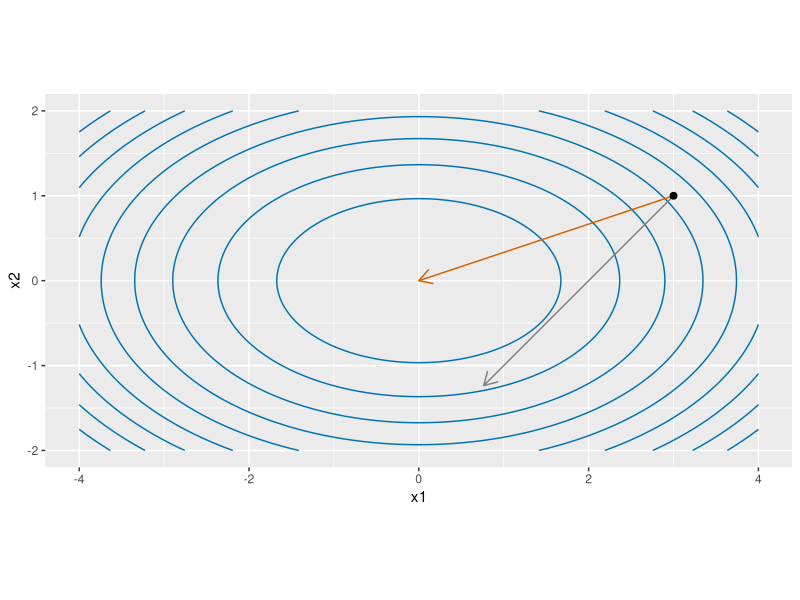

Write the R code that produced this figure.
## ---- chunk 1
#| label: newton-quadratic-fig-r
#| fig-alt: >-
#|   Contour plot of f(x) = (x1^2 + 3 x2^2) / 2 for x1 from -4 to 4 and x2
#|   from -2 to 2. The level curves are ellipses centred at the origin,
#|   wider along x1 than along x2. A point at (3, 1) lies on one ellipse. A
#|   vermilion arrow runs from that point straight to the origin, which is
#|   the Newton step. A grey arrow of the same length points along the
#|   negative gradient, down and left at 45 degrees, and does not reach the
#|   origin.
#| fig-height: 3.5
#| fig-width: 6
nq_x1_nq <- seq(-4, 4, length.out = 101)
nq_x2_nq <- seq(-2, 2, length.out = 101)
nq_grid_nq <- tidyr::expand_grid(x1 = nq_x1_nq, x2 = nq_x2_nq)
nq_grid_nq$z <- (nq_grid_nq$x1^2 + 3 * nq_grid_nq$x2^2) / 2
nq_newton_nq <- tibble::tibble(x = 3, y = 1, xend = 0, yend = 0)
nq_grad_nq <- tibble::tibble(x = 3, y = 1, xend = 0.764, yend = -1.236)
nq_start_nq <- tibble::tibble(x1 = 3, x2 = 1)
nq_arrow_nq <- grid::arrow(length = grid::unit(0.15, "inches"))
nq_aes_nq <- ggplot2::aes(x1, x2)
nq_z_aes_nq <- ggplot2::aes(z = z)
nq_seg_aes_nq <- ggplot2::aes(x = x, y = y, xend = xend, yend = yend)
nq_grid_nq |>
  ggplot2::ggplot() +
  nq_aes_nq +
  ggplot2::geom_contour(nq_z_aes_nq, colour = "#0072B2", bins = 10) +
  ggplot2::geom_segment(
    nq_seg_aes_nq,
    data = nq_grad_nq,
    colour = "grey50",
    arrow = nq_arrow_nq
  ) +
  ggplot2::geom_segment(
    nq_seg_aes_nq,
    data = nq_newton_nq,
    colour = "#D55E00",
    arrow = nq_arrow_nq
  ) +
  ggplot2::geom_point(data = nq_start_nq, size = 2) +
  ggplot2::coord_fixed() +
  ggplot2::labs(x = "x1", y = "x2")
